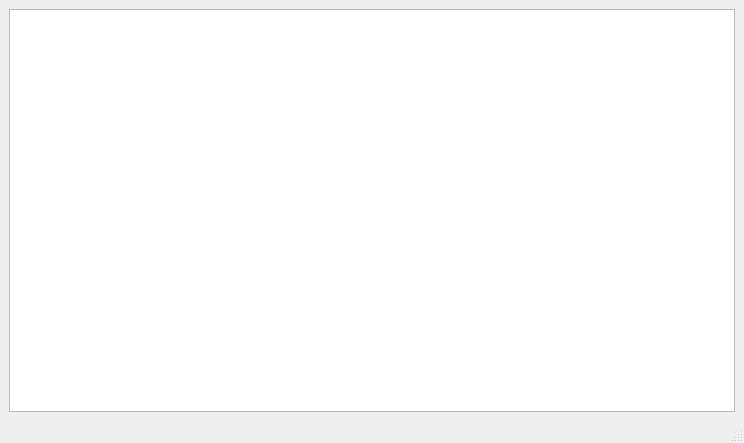
<?xml version="1.0" encoding="UTF-8"?>
<ui version="4.0">
 <class>MainWindow</class>
 <widget class="QMainWindow" name="MainWindow">
  <property name="geometry">
   <rect>
    <x>0</x>
    <y>0</y>
    <width>744</width>
    <height>443</height>
   </rect>
  </property>
  <property name="windowTitle">
   <string>MainWindow</string>
  </property>
  <widget class="QWidget" name="centralwidget">
   <layout class="QGridLayout" name="gridLayout">
    <item row="0" column="0">
     <widget class="QTableWidget" name="tableWidget"/>
    </item>
   </layout>
  </widget>
  <widget class="QStatusBar" name="statusbar"/>
 </widget>
 <resources/>
 <connections/>
</ui>
